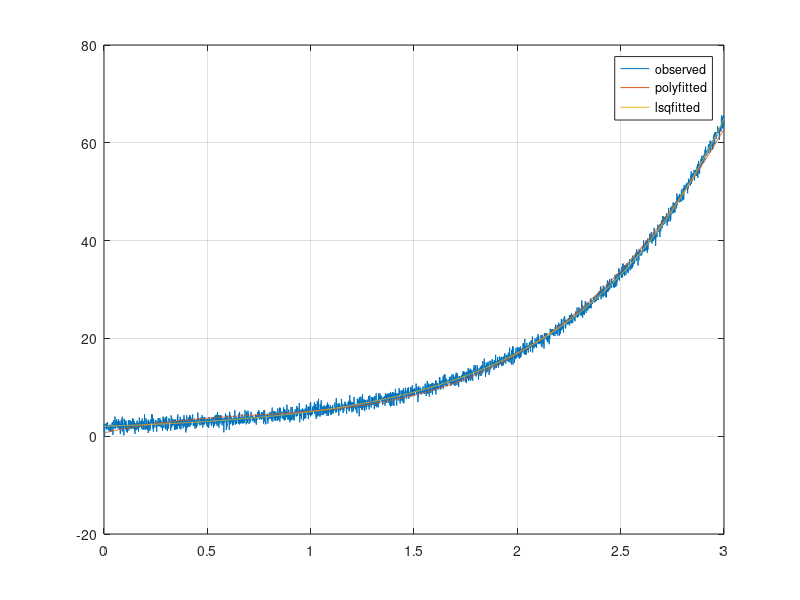

Source code (MATLAB):
clc;
close all;
x=0:0.001:3;
y=4.^x+1; % x and y data

db=30;
yo=awgn(y,db,'measured'); % noisy data
ap=polyfit(x,yo,3);
yp=polyval(ap,x);
MSEp=mean((yo-yp).^2);
F=@(a,x)(a(1).^x+a(2));
ai=[100 100 ];
[ai]=lsqcurvefit(F,ai,x,yo);
yl=F(ai,x);
figure;
plot(x,yo)
hold on
plot(x,yp)
hold on
plot(x,yl)
grid on
legend('observed','polyfitted','lsqfitted')
MSEl=mean((yo-yl).^2)
ap,MSEp



